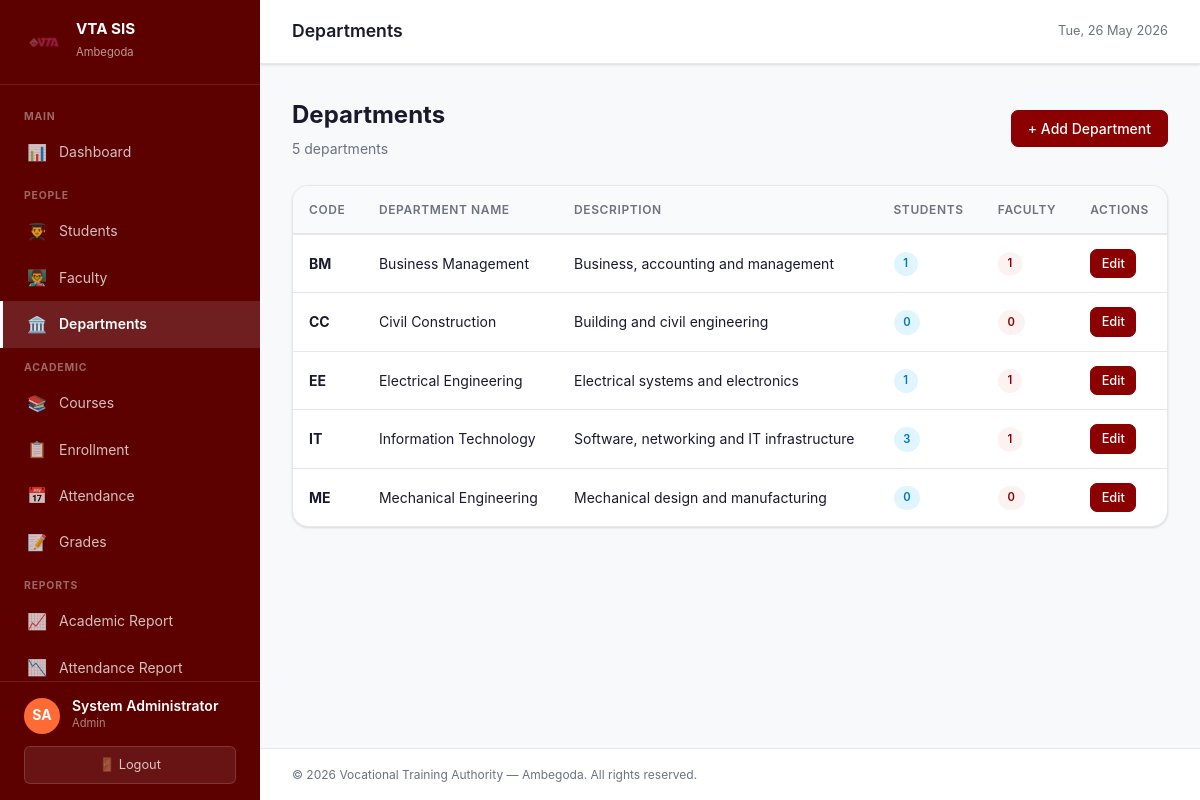
Page /modules/departments/index.php (signed in) on the committed database.
### tables this page shows
CREATE TABLE IF NOT EXISTS departments (
    id          INT AUTO_INCREMENT PRIMARY KEY,
    name        VARCHAR(150) NOT NULL,
    code        VARCHAR(20),
    description TEXT,
    created_at  TIMESTAMP NOT NULL DEFAULT CURRENT_TIMESTAMP
);

### includes/functions.php (called while the page is built, shortened)
<?php
function h(mixed $val): string {
    return htmlspecialchars((string)$val, ENT_QUOTES, 'UTF-8');
}

### modules/departments/index.php (the view, shortened to what this page needs)
<?php
require_once '../../config/db.php';
$departments = $pdo->query('SELECT d.*, COUNT(DISTINCT s.id) AS student_count, COUNT(DISTINCT f.id) AS faculty_count
    FROM departments d
    LEFT JOIN students s ON s.department_id=d.id AND s.is_active=1
    LEFT JOIN faculty f ON f.department_id=d.id AND f.is_active=1
    GROUP BY d.id ORDER BY d.name')->fetchAll();
require_once '../../includes/header.php';
?>
<div class="page-header">
  <div><h1>Departments</h1><p><?= count($departments) ?> departments</p></div>
  <a href="manage.php" class="btn btn-primary">+ Add Department</a>
</div>
<div class="card">
  <div class="table-wrapper">
    <table class="table">
      <thead><tr><th>Code</th><th>Department Name</th><th>Description</th><th>Students</th><th>Faculty</th><th>Actions</th></tr></thead>
      <tbody>
      <?php foreach ($departments as $d): ?>
        <tr>
          <td><strong><?= h($d['code'] ?? '—') ?></strong></td>
          <td><?= h($d['name']) ?></td>
          <td><?= h($d['description'] ?? '—') ?></td>
          <td><span class="badge badge-info"><?= $d['student_count'] ?></span></td>
          <td><span class="badge badge-primary"><?= $d['faculty_count'] ?></span></td>
          <td><a href="manage.php?id=<?= $d['id'] ?>" class="btn btn-sm btn-primary">Edit</a></td>
        </tr>
      <?php endforeach; ?>
      </tbody>
    </table>
  </div>
</div>
<?php require_once '../../includes/footer.php'; ?>

### assets/css/style.css (style rules this page uses)
:root { --primary: #8B0000; --primary-light: #b71c1c; --primary-dark: #5c0000; --primary-bg: #fdf2f2; --accent: #ff6b35; --success: #2e7d32; --success-bg: #e8f5e9; --warning: #f57f17; --warning-bg: #fffde7; --danger: #c62828; --danger-bg: #ffebee; --info: #0277bd; --info-bg: #e1f5fe; --text: #1a1a2e; --text-muted: #6b7280; --border: #e5e7eb; --bg: #f8f9fa; --white: #ffffff; --sidebar-w: 260px; --navbar-h: 64px; --radius: 10px; --radius-lg: 16px; --shadow: 0 1px 3px rgba(0,0,0,.08), 0 1px 2px rgba(0,0,0,.06); --shadow-md: 0 4px 6px rgba(0,0,0,.07), 0 2px 4px rgba(0,0,0,.06); --shadow-lg: 0 10px 15px rgba(0,0,0,.1), 0 4px 6px rgba(0,0,0,.05); --transition: all .2s ease; }
*, *::before, *::after { box-sizing: border-box; margin: 0; padding: 0; }
html { font-size: 16px; scroll-behavior: smooth; }
body { font-family: -apple-system, BlinkMacSystemFont, 'Segoe UI', Roboto, sans-serif; background: var(--bg); color: var(--text); line-height: 1.6; min-height: 100vh; }
.page-header { display: flex; align-items: center; justify-content: space-between; margin-bottom: 1.5rem; }
.page-header h1 { font-size: 1.5rem; font-weight: 700; }
.page-header p { color: var(--text-muted); font-size: .875rem; margin-top: .25rem; }
.card { background: var(--white); border-radius: var(--radius-lg); box-shadow: var(--shadow); border: 1px solid var(--border); overflow: hidden; }
.table-wrapper { overflow-x: auto; }
table.table { width: 100%; border-collapse: collapse; font-size: .875rem; }
table.table thead tr { background: #f9fafb; border-bottom: 2px solid var(--border); }
table.table th { padding: .875rem 1rem; text-align: left; font-weight: 600; font-size: .75rem; text-transform: uppercase; letter-spacing: .05em; color: var(--text-muted); }
table.table td { padding: .875rem 1rem; border-bottom: 1px solid var(--border); }
table.table tbody tr:last-child td { border-bottom: none; }
.badge { display: inline-flex; align-items: center; padding: .2rem .6rem; border-radius: 20px; font-size: .7rem; font-weight: 600; letter-spacing: .03em; }
.badge-info { background: var(--info-bg); color: var(--info); }
.badge-primary { background: var(--primary-bg); color: var(--primary); }
.btn { display: inline-flex; align-items: center; gap: .4rem; padding: .5rem 1rem; border-radius: 7px; font-size: .875rem; font-weight: 500; cursor: pointer; text-decoration: none; border: 1px solid transparent; transition: var(--transition); line-height: 1.4; white-space: nowrap; font-family: inherit; }
.btn-primary { background: var(--primary); color: var(--white); border-color: var(--primary); }
.btn-sm { padding: .3rem .65rem; font-size: .8rem; }

### rows in the picture
departments: code "BM", name "Business Management", description "Business, accounting and management", student_count "1", faculty_count "1"
departments: code "CC", name "Civil Construction", description "Building and civil engineering", student_count "0", faculty_count "0"
departments: code "EE", name "Electrical Engineering", description "Electrical systems and electronics", student_count "1", faculty_count "1"
departments: code "IT", name "Information Technology", description "Software, networking and IT infrastructure", student_count "3", faculty_count "1"
departments: code "ME", name "Mechanical Engineering", description "Mechanical design and manufacturing", student_count "0", faculty_count "0"

### other values in the picture
$initials ?: '?' "SA"
$uname "System Administrator"
$role "Admin"
$pageTitle "Departments"
count($departments) "5"
